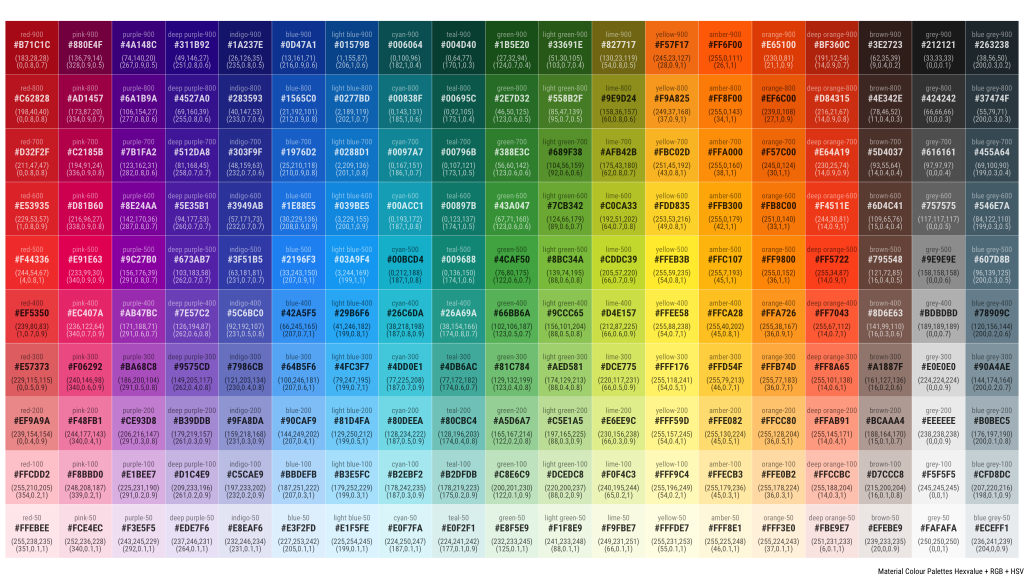
#> input picture palette.png, 3072 x 1728 px (shown at 1/3 size)
$ python 'color_picker copy.py'
#> lines starting #> are read from the running program, lines starting #| are printed output that depends on the picture
import cv2
import numpy as np
image = cv2.imread("palette.png")
#> image is the input picture: shape (1728, 3072, 3); mean B, G, R 138.1, 143.3, 155.9
image = cv2.resize(image, [500, 500])
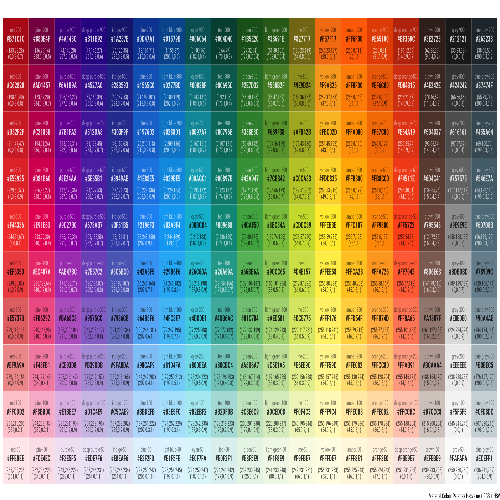
#> image: shape (500, 500, 3); mean B, G, R 137.9, 143.1, 155.6
img = cv2.cvtColor(image, cv2.COLOR_BGR2HSV)
#> img: shape (500, 500, 3); mean H, S, V 68.5, 128.7, 192.7
img[:,:,0] = cv2.equalizeHist(img[:,:,0])
#> img: shape (500, 500, 3); mean H, S, V 112.8, 128.7, 192.7
pos_x = 0
pos_y = 0


accumulate_result = np.zeros(image.shape).astype(np.uint8)

def change_value(x):
    global accumulate_result
    _, accumulate_result = get_path(accumulate_result)

# [67 lines left out: functions mouse_click, get_path, not called in this run]

if __name__ == "__main__":

    # cv2.cvtColor(accumulate_result, cv2.COLOR_GRAY2BGR)

    cv2.namedWindow("show")
    cv2.namedWindow("bitwise_and")
    cv2.namedWindow("mask")
    cv2.namedWindow("acc")
    cv2.namedWindow("contour")
    cv2.createTrackbar("H1", "show", 0, 255, change_value)
    cv2.createTrackbar("S1", "show", 0, 255, change_value)
    cv2.createTrackbar("V1", "show", 0, 255, change_value)

    cv2.createTrackbar("H2", "show", 0, 255, change_value)
    cv2.createTrackbar("S2", "show", 0, 255, change_value)
    cv2.createTrackbar("V2", "show", 0, 255, change_value)

    cv2.setMouseCallback("show", mouse_click)

    cv2.imshow("show", image)

    while True:
        cv2.waitKey(1)

    '''
    @Todo
    대표 색을 추출하든, 5px 단위로 이동하면서 확인하든
    이미지 내의 각 색상에 대한 처리 결과를 하나로 합쳐서
    최종 svg 파일을 생성
    '''

    cv2.destroyAllWindows()
